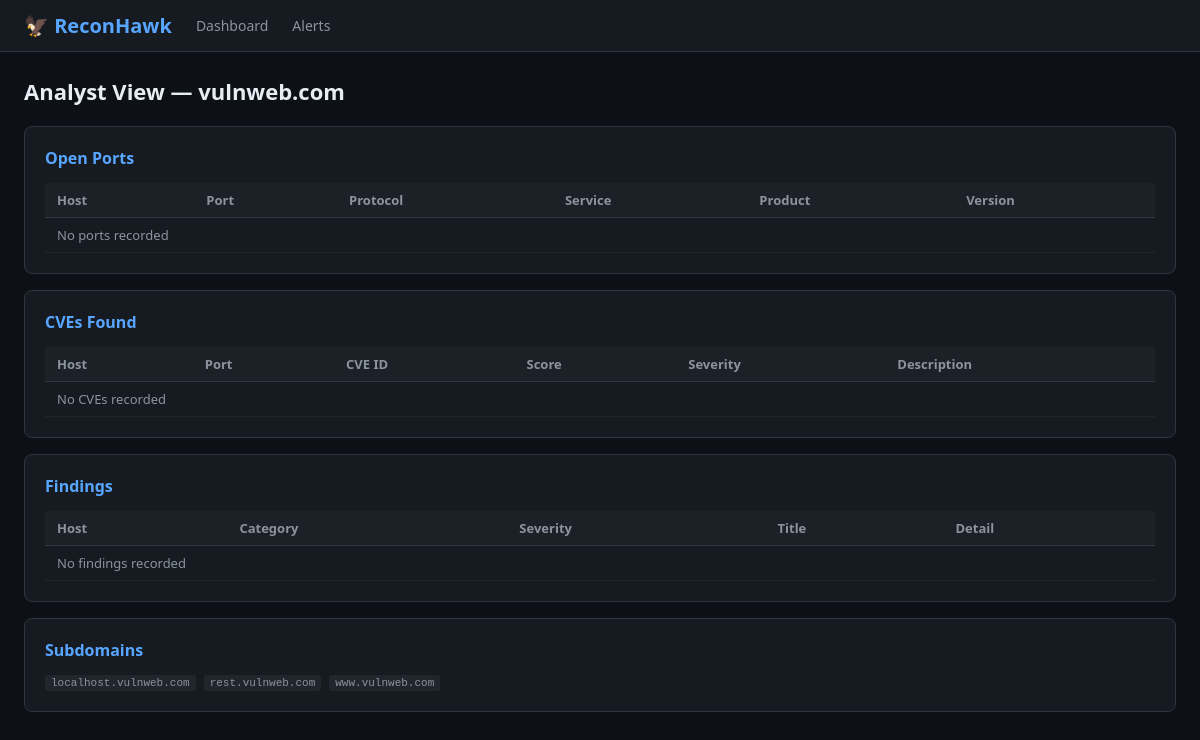
Page /analyst/9 on the committed database.
### tables this page shows
CREATE TABLE scans (
            id          INTEGER PRIMARY KEY AUTOINCREMENT,
            domain      TEXT NOT NULL,
            scan_date   TEXT NOT NULL,
            status      TEXT DEFAULT 'running',
            summary     TEXT
        );

CREATE TABLE subdomains (
            id       INTEGER PRIMARY KEY AUTOINCREMENT,
            scan_id  INTEGER,
            domain   TEXT,
            subdomain TEXT,
            FOREIGN KEY (scan_id) REFERENCES scans(id)
        );

### dashboard/app.py (the view)
@app.route("/analyst/<int:scan_id>")
def analyst_view(scan_id):
    data = db_manager.get_scan_data(scan_id)
    return render_template("analyst.html", data=data, scan_id=scan_id)

### database/db_manager.py (called while the page is built)
def get_scan_data(scan_id):
    conn = sqlite3.connect(config.DB_PATH)
    c    = conn.cursor()
    c.execute("SELECT * FROM scans WHERE id=?",      (scan_id,))
    scan = c.fetchone()
    c.execute("SELECT * FROM subdomains WHERE scan_id=?", (scan_id,))
    subdomains = c.fetchall()
    c.execute("SELECT * FROM ports WHERE scan_id=?", (scan_id,))
    ports = c.fetchall()
    c.execute("SELECT * FROM cves WHERE scan_id=?",  (scan_id,))
    cves = c.fetchall()
    c.execute("SELECT * FROM findings WHERE scan_id=?", (scan_id,))
    findings = c.fetchall()
    c.execute("SELECT * FROM risk_scores WHERE scan_id=?", (scan_id,))
    risk = c.fetchone()
    conn.close()
    return {
        "scan"      : scan,
        "subdomains": subdomains,
        "ports"     : ports,
        "cves"      : cves,
        "findings"  : findings,
        "risk"      : risk,
    }

### dashboard/templates/analyst.html (shortened to what this page needs)
{% extends "base.html" %}
{% block content %}
{% set scan  = data.scan %}
{% set risk  = data.risk %}
<h1>Analyst View — {{ scan[1] if scan else 'Unknown' }}</h1>
<div class="card">
  <h2>Open Ports</h2>
  <table>
    <tr><th>Host</th><th>Port</th><th>Protocol</th>
        <th>Service</th><th>Product</th><th>Version</th></tr>
    {% for p in data.ports %}
    <tr>
      <td>{{ p[2] }}</td><td><span class="tag">{{ p[3] }}</span></td>
      <td>{{ p[4] }}</td><td>{{ p[5] }}</td>
      <td>{{ p[6] }}</td><td>{{ p[7] }}</td>
    </tr>
    {% else %}
    <tr><td colspan="6" style="color:#8b949e">No ports recorded</td></tr>
    {% endfor %}
  </table>
</div>
<div class="card">
  <h2>CVEs Found</h2>
  <table>
    <tr><th>Host</th><th>Port</th><th>CVE ID</th>
        <th>Score</th><th>Severity</th><th>Description</th></tr>
    {% for c in data.cves %}
    <tr>
      <td>{{ c[2] }}</td>
      <td><span class="tag">{{ c[3] }}</span></td>
      <td><span class="tag">{{ c[4] }}</span></td>
      <td>{{ c[5] }}</td>
      <td><span class="badge badge-{{ c[6]|lower }}">{{ c[6] }}</span></td>
      <td style="font-size:12px">{{ c[7][:100] }}</td>
    </tr>
    {% else %}
    <tr><td colspan="6" style="color:#8b949e">No CVEs recorded</td></tr>
    {% endfor %}
  </table>
</div>
<div class="card">
  <h2>Findings</h2>
  <table>
    <tr><th>Host</th><th>Category</th><th>Severity</th>
        <th>Title</th><th>Detail</th></tr>
    {% for f in data.findings %}
    <tr>
      <td>{{ f[2] }}</td><td>{{ f[3] }}</td>
      <td><span class="badge badge-{{ f[4]|lower }}">{{ f[4] }}</span></td>
      <td>{{ f[5] }}</td><td style="font-size:12px">{{ f[6] }}</td>
    </tr>
    {% else %}
    <tr><td colspan="5" style="color:#8b949e">No findings recorded</td></tr>
    {% endfor %}
  </table>
</div>
<div class="card">
  <h2>Subdomains</h2>
  <div style="display:flex;flex-wrap:wrap;gap:8px">
    {% for s in data.subdomains %}
    <span class="tag">{{ s[3] }}</span>
    {% else %}
    <span style="color:#8b949e">No subdomains recorded</span>
    {% endfor %}
  </div>
</div>
{% endblock %}

### dashboard/templates/base.html (style rules this page uses)
* { box-sizing: border-box; margin: 0; padding: 0; }
body { font-family: 'Segoe UI', monospace; background: #0d1117; color: #c9d1d9; }
.card { background: #161b22; border: 1px solid #30363d; border-radius: 8px; padding: 20px; margin-bottom: 16px; }
.card h2 { font-size: 16px; color: #58a6ff; margin-bottom: 14px; }
table { width: 100%; border-collapse: collapse; font-size: 13px; }
th { background: #1c2128; color: #8b949e; padding: 8px 12px; text-align: left; border-bottom: 1px solid #30363d; }
td { padding: 8px 12px; border-bottom: 1px solid #21262d; }
h1 { font-size: 22px; margin-bottom: 20px; color: #e6edf3; }
.tag { font-size: 11px; padding: 2px 6px; border-radius: 3px; background: #21262d; color: #8b949e; font-family: monospace; }

### rows in the picture
scans: domain "vulnweb.com"
subdomains: subdomain "localhost.vulnweb.com"
subdomains: subdomain "rest.vulnweb.com"
subdomains: subdomain "www.vulnweb.com"
